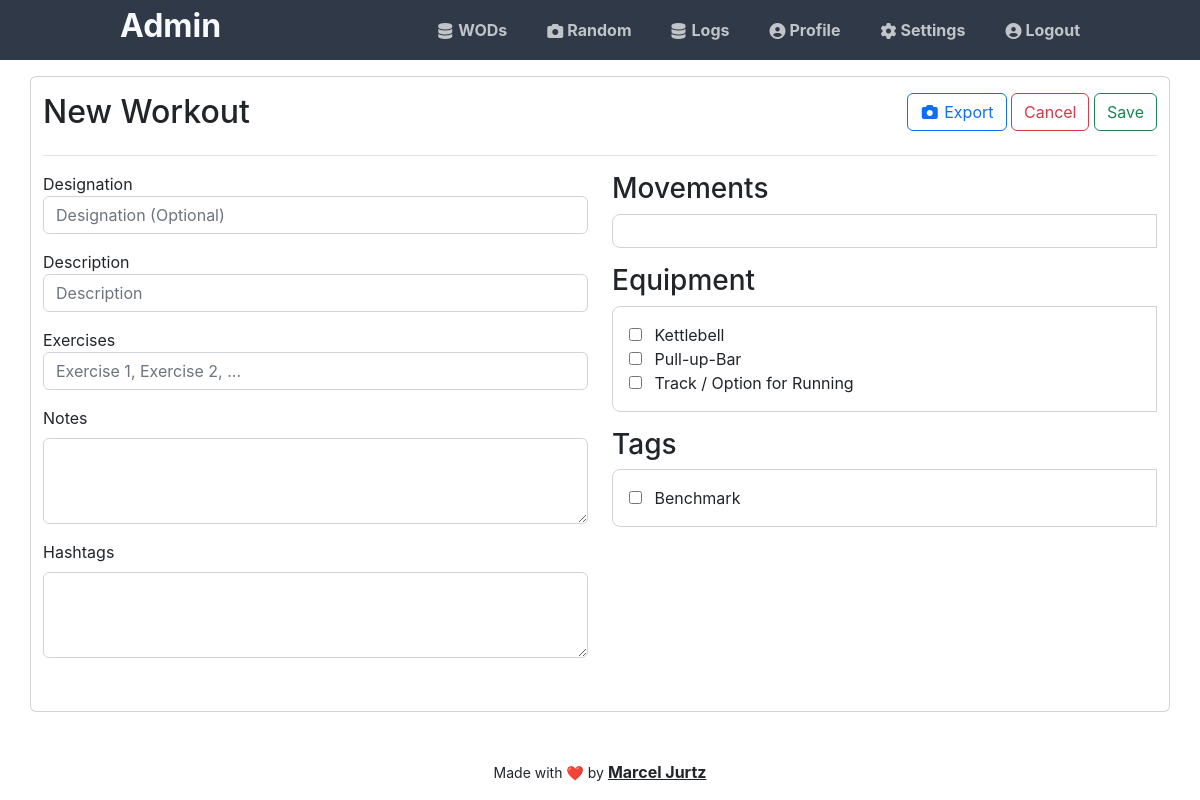
Before: /admin/edit/wod.php (signed in) with the older database file.
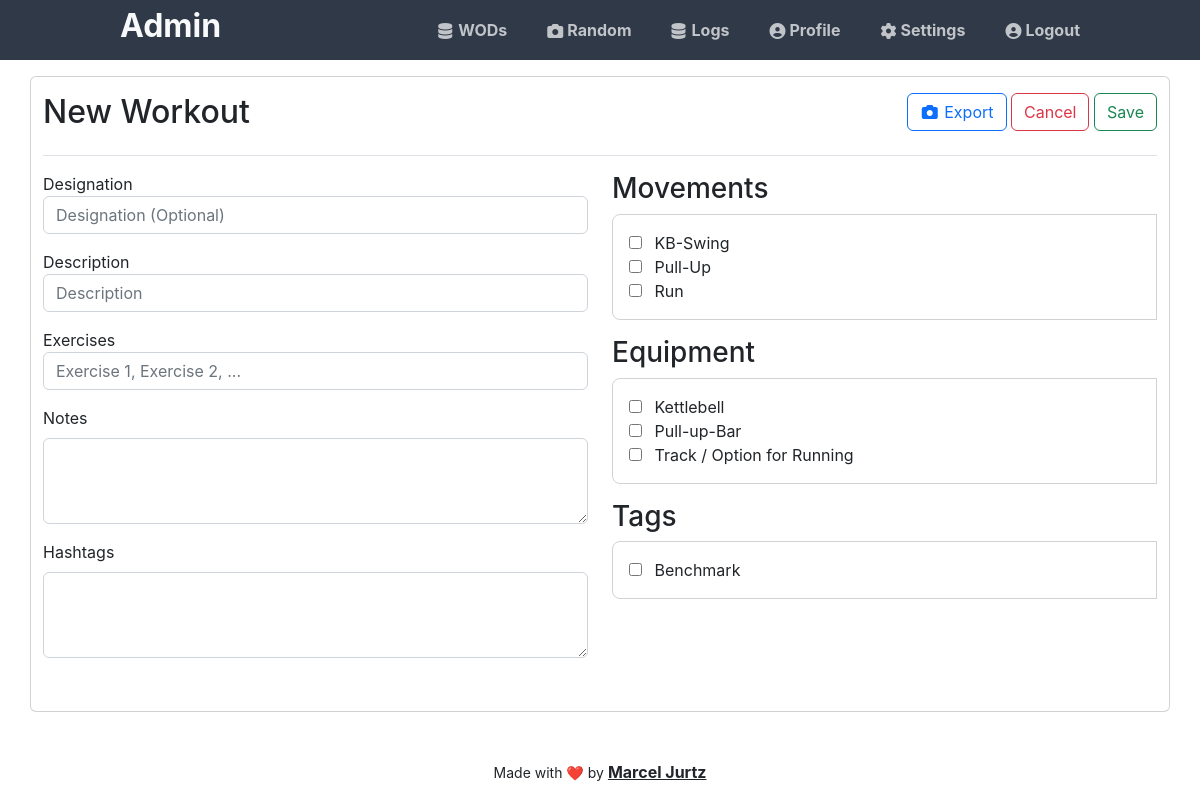
After: the same page with the newer database file.
### tables this page shows
CREATE TABLE equipment(
  id INT PRIMARY KEY AUTO_INCREMENT,
  designation VARCHAR(25),
  displayname VARCHAR(75),
  hashtags TEXT
);

CREATE TABLE tag(
  id INT PRIMARY KEY AUTO_INCREMENT,
  designation VARCHAR(25),
  hashtags TEXT
);

CREATE TABLE movement(
  id INT PRIMARY KEY AUTO_INCREMENT,
  designation VARCHAR(25),
  displayname VARCHAR(75),
  hashtags TEXT
);

### admin/edit/wod.php (the view, shortened to what the changed rows need)
<?php
$con = getConnection();
$stmt = $con->prepare('SELECT id, designation, description, notes, exercises, hashtags FROM wod WHERE id = ?');
$stmt->bind_param('i', $_GET["wod"]);
$stmt->execute();
$stmt->bind_result($id, $designation, $description, $notes, $exercises, $hashtags);
$stmt = $con->prepare('SELECT tag.id, tag.designation, CASE WHEN EXISTS (SELECT 1 FROM wod_tag WHERE wod_id = ? AND tag.id = wod_tag.tag_id) THEN 1 ELSE 0 END AS selected FROM tag ORDER BY tag.designation ');
$stmt->bind_param('i', $_GET["wod"]);
$stmt->execute();
$result = $stmt->get_result();
$tags = array();
while ($row = $result->fetch_assoc()) {
    $tags[] = $row;
}
$stmt = $con->prepare('SELECT equipment.id, equipment.designation, equipment.displayname, CASE WHEN EXISTS (SELECT 1 FROM wod_equipment WHERE wod_id = ? AND equipment.id = wod_equipment.equipment_id) THEN 1 ELSE 0 END AS selected FROM equipment ORDER BY equipment.displayname');
$stmt->bind_param('i', $_GET["wod"]);
$stmt->execute();
$result = $stmt->get_result();
$equipment = array();
while ($row = $result->fetch_assoc()) {
    $equipment[] = $row;
}
$stmt = $con->prepare('SELECT movement.id, movement.designation, movement.displayname, CASE WHEN EXISTS (SELECT 1 FROM wod_movement WHERE wod_id = ? AND movement.id = wod_movement.movement_id) THEN 1 ELSE 0 END AS selected FROM movement ORDER BY movement.displayname');
$stmt->bind_param('i', $_GET["wod"]);
$stmt->execute();
$result = $stmt->get_result();
$movements = array();
while ($row = $result->fetch_assoc()) {
    $movements[] = $row;
}
?>
<!DOCTYPE html>
<html>
<?php include('./../shared/head.inc.php') ?>
<body class="loggedin d-flex flex-column h-100">
    <?php include('./../shared/menu.inc.php'); ?>
    <div class="container card my-3 flex-grow-1 overflow-auto">
        <form action="./../save/wod.php" method="post">
            <div class="row">
                <div class="col-12">
                    <div class="d-flex justify-content-between border-bottom py-3 mb-3">
                        <h2><?= isset($designation) ? $designation : "New Workout" ?></h2>
                    </div>
                </div>
            </div>
            <div class="row">
                <div class="col-12 col-md-6">
                    <h3>Movements</h3>
                    <div class="mb-3 checklist-container">
                        <?php
                        foreach ($movements as $move) :
                            checkListBox('movement', $move['id'], $move['displayname'], $move['selected'] ? "checked" : "");
                        endforeach;
                        ?>
                    </div>
                    <h3>Equipment</h3>
                    <div class="mb-3 checklist-container">
                        <?php
                        foreach ($equipment as $eq) :
                            checkListBox('equipment', $eq['id'], $eq['displayname'], $eq['selected'] ? "checked" : "");
                        endforeach;
                        ?>
                    </div>
                    <h3>Tags</h3>
                    <div class="mb-3 checklist-container">
                        <?php
                        foreach ($tags as $tag) :
                            checkListBox('tags', $tag['id'], $tag['designation'], $tag['selected'] ? "checked" : "");
                        endforeach;
                        ?>
                    </div>
                </div>
            </div>
        </form>
    </div>
</body>
</html>
<?php
function checkListBox($name, $value, $label, $checked)
{
    echo '<div class="checklist-item">
                <input type="checkbox" name="' . $name . '[]" value="' . $value . '"' . $checked . '>
                <span class="ms-2 label">' . $label . '</span>
            </div>';
}
?>

Changed rows visible on the page:
added movement: displayname "KB-Swing"
added movement: displayname "Pull-Up"
added movement: displayname "Run"
